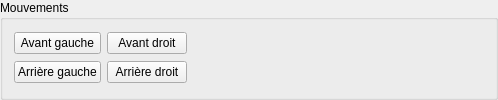
         <widget class="QGroupBox" name="groupBox_3">
          <property name="title">
           <string>Mouvements</string>
          </property>
          <layout class="QHBoxLayout" name="horizontalLayout">
           <item>
            <layout class="QGridLayout" name="gridLayout_10">
             <item row="0" column="0">
              <widget class="QPushButton" name="forward_left">
               <property name="text">
                <string>Avant gauche</string>
               </property>
              </widget>
             </item>
             <item row="1" column="0">
              <widget class="QPushButton" name="backward_left">
               <property name="text">
                <string>Arrière gauche</string>
               </property>
              </widget>
             </item>
             <item row="0" column="1">
              <widget class="QPushButton" name="forward_right">
               <property name="text">
                <string>Avant droit</string>
               </property>
              </widget>
             </item>
             <item row="1" column="1">
              <widget class="QPushButton" name="backward_right">
               <property name="text">
                <string>Arrière droit</string>
               </property>
              </widget>
             </item>
            </layout>
           </item>
           <item>
            <spacer name="horizontalSpacer_11">
             <property name="orientation">
              <enum>Qt::Horizontal</enum>
             </property>
             <property name="sizeHint" stdset="0">
              <size>
               <width>297</width>
               <height>20</height>
              </size>
             </property>
            </spacer>
           </item>
          </layout>
         </widget>
